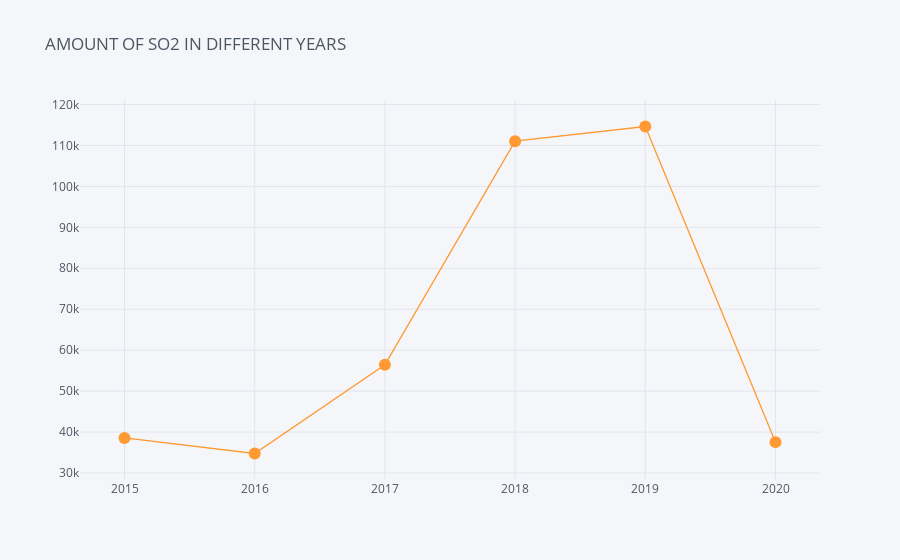

This figure's notebook cell:
### Code cell
SO2.iplot(kind='line',mode='lines+markers',x='year',y='SO2',title='AMOUNT OF SO2 IN DIFFERENT YEARS ')

### Figure 1 — Plotly figure (JSON) as saved in the notebook; plotly's stock layout.template omitted (floating-point values rounded to 4 significant figures)
{"data": [{"line": {"color": "rgba(255, 153, 51, 1.0)", "dash": "solid", "shape": "linear", "width": 1.3}, "marker": {"size": 12, "symbol": "circle"}, "mode": "lines+markers", "name": "SO2", "text": "", "type": "scatter", "x": [2020, 2019, 2018, 2017, 2016, 2015], "y": [37540.0, 114600.0, 111100.0, 56440.0, 34760.0, 38560.0]}], "layout": {"legend": {"bgcolor": "#F5F6F9", "font": {"color": "#4D5663"}}, "paper_bgcolor": "#F5F6F9", "plot_bgcolor": "#F5F6F9", "title": {"font": {"color": "#4D5663"}, "text": "AMOUNT OF SO2 IN DIFFERENT YEARS "}, "xaxis": {"gridcolor": "#E1E5ED", "showgrid": true, "tickfont": {"color": "#4D5663"}, "title": {"font": {"color": "#4D5663"}, "text": ""}, "zerolinecolor": "#E1E5ED"}, "yaxis": {"gridcolor": "#E1E5ED", "showgrid": true, "tickfont": {"color": "#4D5663"}, "title": {"font": {"color": "#4D5663"}, "text": ""}, "zerolinecolor": "#E1E5ED"}}}
